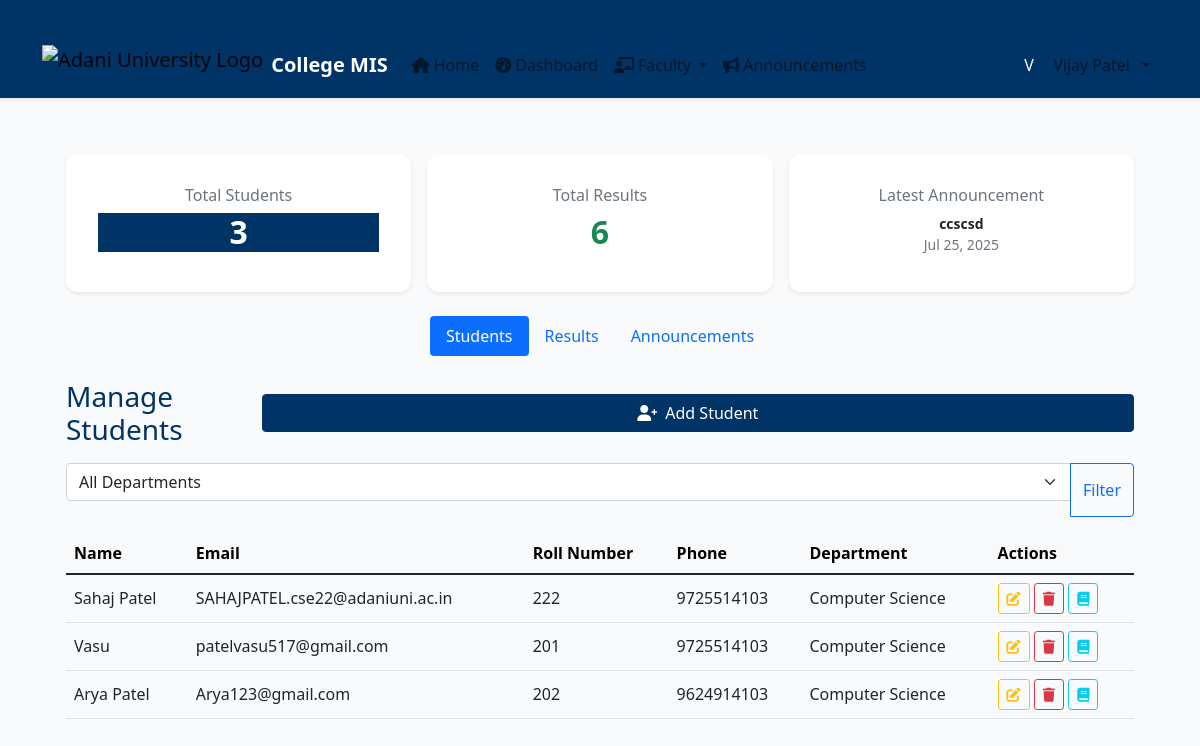
The app's page /faculty/students/ (signed in) with its own data.
### core/models.py (models this page shows, shortened)
class User(AbstractUser):
    is_student = models.BooleanField(default=False)
    is_faculty = models.BooleanField(default=False)

class Announcement(models.Model):
    title = models.CharField(max_length=200)
    message = models.TextField()
    created_at = models.DateTimeField(auto_now_add=True)
    to_students = models.ManyToManyField(Student, blank=True)
    to_groups = models.CharField(max_length=100, blank=True)  # For group announcements
    created_by = models.ForeignKey(Faculty, on_delete=models.SET_NULL, null=True, blank=True)

class Student(models.Model):
    DEPARTMENT_CHOICES = [
        ('computer_science', 'Computer Science'),
        ('information_technology', 'Information Technology'),
        ('electronics', 'Electronics & Communication'),
        ('mechanical', 'Mechanical Engineering'),
        ('civil', 'Civil Engineering'),
        ('electrical', 'Electrical Engineering'),
        ('other', 'Other'),
    ]
    user = models.OneToOneField('core.User', on_delete=models.CASCADE)
    roll_number = models.CharField(max_length=20, unique=True)
    phone_number = models.CharField(max_length=20, blank=True)
    department = models.CharField(max_length=50, choices=DEPARTMENT_CHOICES, default='computer_science')
    subjects = models.ManyToManyField(Subject, blank=True)

### faculty/views.py (the view)
# urls.py: path('students/', manage_students, name='manage_students'),
@login_required
def manage_students(request):
    if not hasattr(request.user, 'faculty'):
        return redirect('login')
    department = request.GET.get('department')
    if department:
        students = Student.objects.filter(department=department)
    else:
        students = Student.objects.all()
    results = Result.objects.all()
    announcements = Announcement.objects.all().order_by('-created_at')
    total_students = students.count()
    total_results = results.count()
    total_announcements = announcements.count()
    return render(request, 'faculty/manage_students.html', {
        'students': students,
        'results': results,
        'announcements': announcements,
        'selected_department': department,
        'departments': Student.DEPARTMENT_CHOICES,
        'total_students': total_students,
        'total_results': total_results,
        'total_announcements': total_announcements,
    })

### templates/faculty/manage_students.html (shortened to what this page needs)
{% extends 'base.html' %}
{% block content %}
<div class="container-fluid px-2 px-md-4 py-4">
  <div class="row mb-4 g-3">
    <div class="col-12 col-md-4">
      <div class="card text-center shadow-sm border-0 h-100">
        <div class="card-body">
          <h6 class="text-muted">Total Students</h6>
          <h2 class="fw-bold text-primary">{{ total_students }}</h2>
        </div>
      </div>
    </div>
    <div class="col-12 col-md-4">
      <div class="card text-center shadow-sm border-0 h-100">
        <div class="card-body">
          <h6 class="text-muted">Total Results</h6>
          <h2 class="fw-bold text-success">{{ total_results }}</h2>
        </div>
      </div>
    </div>
    <div class="col-12 col-md-4">
      <div class="card text-center shadow-sm border-0 h-100">
        <div class="card-body">
          <h6 class="text-muted">Latest Announcement</h6>
          {% if announcements and announcements|length > 0 %}
            <div class="small fw-bold">{{ announcements.0.title }}</div>
            <div class="text-muted small">{{ announcements.0.created_at|date:"M d, Y" }}</div>
          {% else %}
            <div class="text-muted">No announcements</div>
          {% endif %}
        </div>
      </div>
    </div>
  </div>
  <ul class="nav nav-pills mb-4 justify-content-center" id="manageTabs" role="tablist">
    <li class="nav-item" role="presentation">
      <button class="nav-link active" id="students-tab" data-bs-toggle="pill" data-bs-target="#students" type="button" role="tab">Students</button>
    </li>
    <li class="nav-item" role="presentation">
      <button class="nav-link" id="results-tab" data-bs-toggle="pill" data-bs-target="#results" type="button" role="tab">Results</button>
    </li>
    <li class="nav-item" role="presentation">
      <button class="nav-link" id="announcements-tab" data-bs-toggle="pill" data-bs-target="#announcements" type="button" role="tab">Announcements</button>
    </li>
  </ul>
  <div class="tab-content" id="manageTabsContent">
    <div class="tab-pane fade show active" id="students" role="tabpanel">
      <div class="d-flex flex-column flex-md-row justify-content-between align-items-center mb-3 gap-2">
        <h3 class="mb-0">Manage Students</h3>
        <a href="{% url 'add_student' %}" class="btn btn-primary w-100 w-md-auto"><i class="fas fa-user-plus me-2"></i>Add Student</a>
      </div>
      <form method="get" class="mb-3">
        <div class="input-group">
          <select name="department" class="form-select">
            <option value="">All Departments</option>
          </select>
          <button type="submit" class="btn btn-outline-primary">Filter</button>
        </div>
      </form>
      <div class="table-responsive">
        <table class="table table-hover align-middle">
          <thead class="table-light sticky-top">
            <tr>
              <th>Name</th>
              <th>Email</th>
              <th>Roll Number</th>
              <th>Phone</th>
              <th>Department</th>
              <th>Actions</th>
            </tr>
          </thead>
          <tbody>
            {% for student in students %}
            <tr>
              <td>{{ student.user.first_name }} {{ student.user.last_name }}</td>
              <td>{{ student.user.email }}</td>
              <td>{{ student.roll_number }}</td>
              <td>{{ student.phone_number }}</td>
              <td>{{ student.get_department_display }}</td>
              <td>
                <a href="{% url 'edit_student' student.id %}" class="btn btn-sm btn-outline-warning" title="Edit"><i class="fas fa-edit"></i></a>
                <a href="{% url 'delete_student' student.id %}" class="btn btn-sm btn-outline-danger" title="Delete"><i class="fas fa-trash"></i></a>
                <a href="{% url 'assign_subjects' student.id %}" class="btn btn-sm btn-outline-info" title="Assign Subjects"><i class="fas fa-book"></i></a>
              </td>
            </tr>
            {% endfor %}
          </tbody>
        </table>
      </div>
    </div>
  </div>
</div>
{% endblock %}

### templates/base.html (shortened to what this page needs)
{% load static %}
<!DOCTYPE html>
<html lang="en">
<head>
    <link href="https://cdn.jsdelivr.net/npm/bootstrap@5.1.3/dist/css/bootstrap.min.css" rel="stylesheet">
    <link rel="stylesheet" href="https://cdnjs.cloudflare.com/ajax/libs/font-awesome/6.0.0/css/all.min.css">
    <link rel="stylesheet" href="{% static 'css/styles.css' %}">
</head>
<body>
    <nav class="navbar navbar-expand-lg navbar-light bg-white shadow-sm py-2 sticky-top">
        <div class="container">
            <a class="navbar-brand d-flex align-items-center gap-2" href="{% url 'home' %}">
                <img src="https://www.sikshapedia.com/public/data/colleges/adani-university-ahmedabad-gujarat/adani-university-ahmedabad-gujarat-logo.webp" alt="Adani University Logo" style="height: 40px;" class="align-middle"/>
                <span class="fw-bold text-primary">College MIS</span>
            </a>
            <div class="collapse navbar-collapse" id="navbarNav">
                <ul class="navbar-nav me-auto mb-2 mb-lg-0">
                    <li class="nav-item">
                        <a class="nav-link" href="{% url 'home' %}">
                            <i class="fas fa-home me-1"></i>Home
                        </a>
                    </li>
                    {% if user.is_authenticated %}
                        <li class="nav-item">
                            <a class="nav-link" href="{% url 'dashboard' %}">
                                <i class="fas fa-tachometer-alt me-1"></i>Dashboard
                            </a>
                        </li>
                        {% if user.faculty %}
                            <li class="nav-item dropdown">
                                <a class="nav-link dropdown-toggle" href="#" id="facultyDropdown" role="button" data-bs-toggle="dropdown">
                                    <i class="fas fa-chalkboard-teacher me-1"></i>Faculty
                                </a>
                            </li>
                        {% endif %}
                        <li class="nav-item">
                            <a class="nav-link" href="{% url 'announcement_list' %}">
                                <i class="fas fa-bullhorn me-1"></i>Announcements
                            </a>
                        </li>
                    {% endif %}
                </ul>
                <ul class="navbar-nav ms-auto mb-2 mb-lg-0">
                    {% if user.is_authenticated %}
                        <li class="nav-item dropdown">
                            <a class="nav-link dropdown-toggle d-flex align-items-center gap-2" href="#" id="userDropdown" role="button" data-bs-toggle="dropdown">
                                <span class="avatar bg-primary text-white rounded-circle d-inline-flex justify-content-center align-items-center" style="width:32px;height:32px;font-size:1rem;">
                                    {% if user.first_name %}{{ user.first_name|slice:":1"|upper }}{% else %}{{ user.username|slice:":1"|upper }}{% endif %}
                                </span>
                                <span class="d-none d-md-inline">{{ user.first_name }} {{ user.last_name }}</span>
                            </a>
                        </li>
                    {% endif %}
                </ul>
            </div>
        </div>
    </nav>
    <main class="container mt-4">
        {% block content %}{% endblock %}
    </main>
</body>
</html>

### static/css/styles.css (style rules this page uses)
body { font-family: 'Segoe UI', 'Roboto', 'Arial', sans-serif; background-color: #f8fafc; }
.navbar, .bg-primary { background-color: #003366 !important; }
.text-primary, .btn-primary { color: #fff !important; background-color: #003366 !important; border-color: #003366 !important; }
h1, h2, h3, h4, h5, h6 { font-family: 'Segoe UI', 'Roboto', 'Arial', sans-serif; color: #003366; }
a { color: #003366; }
.navbar-brand img { height: 40px; }
.navbar { margin-bottom: 2rem; }
.container { margin-top: 2rem; }
.card { border-radius: 12px; box-shadow: 0 4px 24px rgba(0,0,0,0.08), 0 1.5px 4px rgba(0,0,0,0.03); border: none; background: #fff; }
.card-body { padding: 2rem; }
h2 { font-weight: 600; color: #2c3e50; }
form input, form select { border-radius: 6px; border: 1px solid #ced4da; padding: 0.5rem 0.75rem; margin-bottom: 1rem; width: 100%; box-sizing: border-box; }

### records on screen
User: first_name "V", first_name "Vijay Patel"
Announcement: title "ccscsd", created_at "Jul 25, 2025"
Student: user.first_name "Sahaj Patel", user.email "SAHAJPATEL.cse22@adaniuni.ac.in", roll_number "222", phone_number "9725514103", department "Computer Science"
Student: user.first_name "Vasu", user.email "patelvasu517@gmail.com", roll_number "201", phone_number "9725514103", department "Computer Science"
Student: user.first_name "Arya Patel", user.email "Arya123@gmail.com", roll_number "202", phone_number "9624914103", department "Computer Science"

### other values on screen
{{ total_students }} "3"
{{ total_results }} "6"
